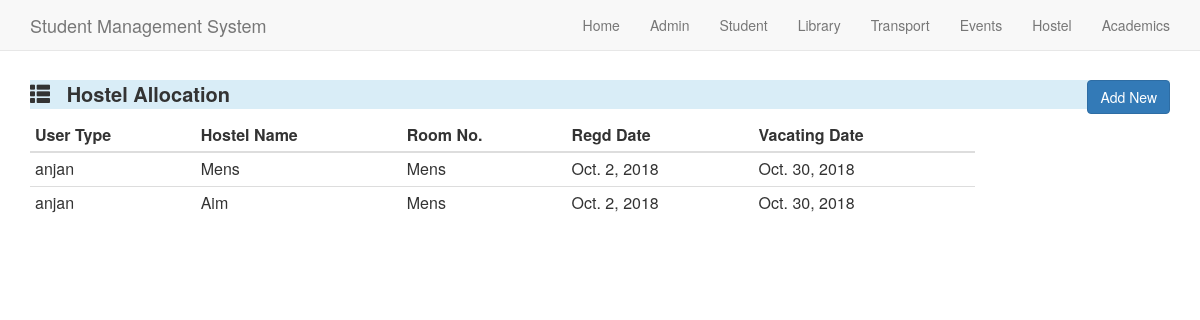
The page /hostelallocation/ on the database its author committed.
### Hostel/models.py (models this page shows, shortened)
class Hostel_Register(models.Model):
    user_choices=(
    ('Employee','Employee'),
    ('Student','Student'),
    ('Visitor','visitor'),
    ('Other','Other'),
    )
    inout_choices=(
    ('In','In'),
    ('Out','Out'),
    )
    User_type=models.CharField(max_length=10,choices=user_choices)
    Name=models.CharField(max_length=20)
    In_out=models.CharField(max_length=3,choices=inout_choices)
    Date=models.DateField()
    Time=models.TimeField()
    def __str__(self):
        return '%s'%(self.Name)

class Hostel_Details(models.Model):
    type_choices=(
        ('Boys-Hostel','Boys-Hostel'),
        ('Girls-Hostel','Girls-Hostel')
    )
    Hostel_type=models.CharField(max_length=15,choices=type_choices)
    Hostel_Name=models.CharField(max_length=20)
    def __str__(self):
        return '%s'%(self.Hostel_Name)

class Hostel_Room(models.Model):
    Hostel_Name=models.ForeignKey(Hostel_Details,on_delete=models.CASCADE)
    Floor_Name_or_No=models.CharField(max_length=10)
    Room_No=models.DecimalField(max_digits=5,decimal_places=0)
    No_Of_Beds=models.DecimalField(max_digits=2,decimal_places=0)
    Amount=models.DecimalField(max_digits=10,decimal_places=2)
    def __str__(self):
        return '%s'%(self.Hostel_Name)

class Hostel_Allocation(models.Model):
    User_type=models.ForeignKey(Hostel_Register,on_delete=models.CASCADE)
    Hostel_Name=models.ForeignKey(Hostel_Details,on_delete=models.CASCADE)
    Room_No=models.ForeignKey(Hostel_Room,on_delete=models.CASCADE)
    Hostel_Regd_Date=models.DateField()
    Vacating_Date=models.DateField()

### Hostel/views.py (the view)
# urls.py: url(r'^hostelallocation/$',hosview.HostelAllocation,name='Hostel_Allocation'),
def HostelAllocation(request):
    query =Hostel_Allocation.objects.all()
    hostel_detail_list = []
    for q in query:
        temp_dict = {}
        temp_dict['User_type']= q.User_type
        temp_dict['Hostel_Name']=q.Hostel_Name
        temp_dict['Room_No']= q.Room_No
        temp_dict['Hostel_Regd_Date']=q.Hostel_Regd_Date
        temp_dict['Vacating_Date']= q.Vacating_Date
        hostel_detail_list.append(temp_dict)
    context_dict = {'query':hostel_detail_list}
    return render(request,'hostelallocation.html',context_dict)

### Hostel/templates/hostelallocation.html (shortened to what this page needs)
<html>
<head>
	<link rel="stylesheet" href="https://maxcdn.bootstrapcdn.com/bootstrap/3.3.7/css/bootstrap.min.css">
</head>
<body >
{% block content %}
  <nav class="navbar navbar-default navbar-fixed-top">
    <div class="container">
      <div class="navbar-header">
        <a class="navbar-brand" href="index.html">Student Management System</a>
      </div>
      <div class="collapse navbar-collapse" id="myNavbar">
        <ul class="nav navbar-nav navbar-right">
          <li><a href="/">Home</a></li>
          <li><a href="/admin">Admin</a></li>
          <li><a href="/student">Student</a></li>
          <li><a href="/library">Library</a></li>
          <li><a href="/transport">Transport</a></li>
          <li><a href="/events">Events</a></li>
          <li><a href="/hostel">Hostel</a></li>
          <li><a href="/academics">Academics</a></li>
        </ul>
      </div>
    </div>
  </nav>
 <br><br>
 <br>
 <br>
 <div class="container">
	<div class="row">
		<div class='col-md-12'>
			<p class="bg-info" style='font-size:20px;font-weight:bold;'>
				<span class="glyphicon glyphicon-th-list"></span>
				&nbsp;
				Hostel Allocation
				<a href="/addhostelallocation"" button type="button"  style="float: right" class="btn btn-primary">Add New</button></a>
			</p>
		</div>
	</div>
		<div class='row'>
		<div class='col-md-10 pull-left'>
		<table class="table table-condensed">
			<thead>
		<tr>
			<th>User Type</th>
      <th>Hostel Name</th>
      <th>Room No.</th>
      <th>Regd Date</th>
      <th>Vacating Date</th>
		</tr>
			</thead>
			<tbody>
			{% for q in query %}
		<tr>
			<td>{{q.User_type}}</td>
      <td>{{q.Hostel_Name}}</td>
      <td>{{q.Room_No}}</td>
      <td>{{q.Hostel_Regd_Date}}</td>
      <td>{{q.Vacating_Date}}</td>
		</tr>
		{% endfor %}
	</tbody>
	</table>
		</div>
	</div>
</div>
{% endblock %}

### rows shown on the page
Hostel_Register: User_type "anjan", Hostel_Name "Mens", Room_No "Mens", Hostel_Regd_Date "Oct. 2, 2018", Vacating_Date "Oct. 30, 2018", Hostel_Name "Aim"
